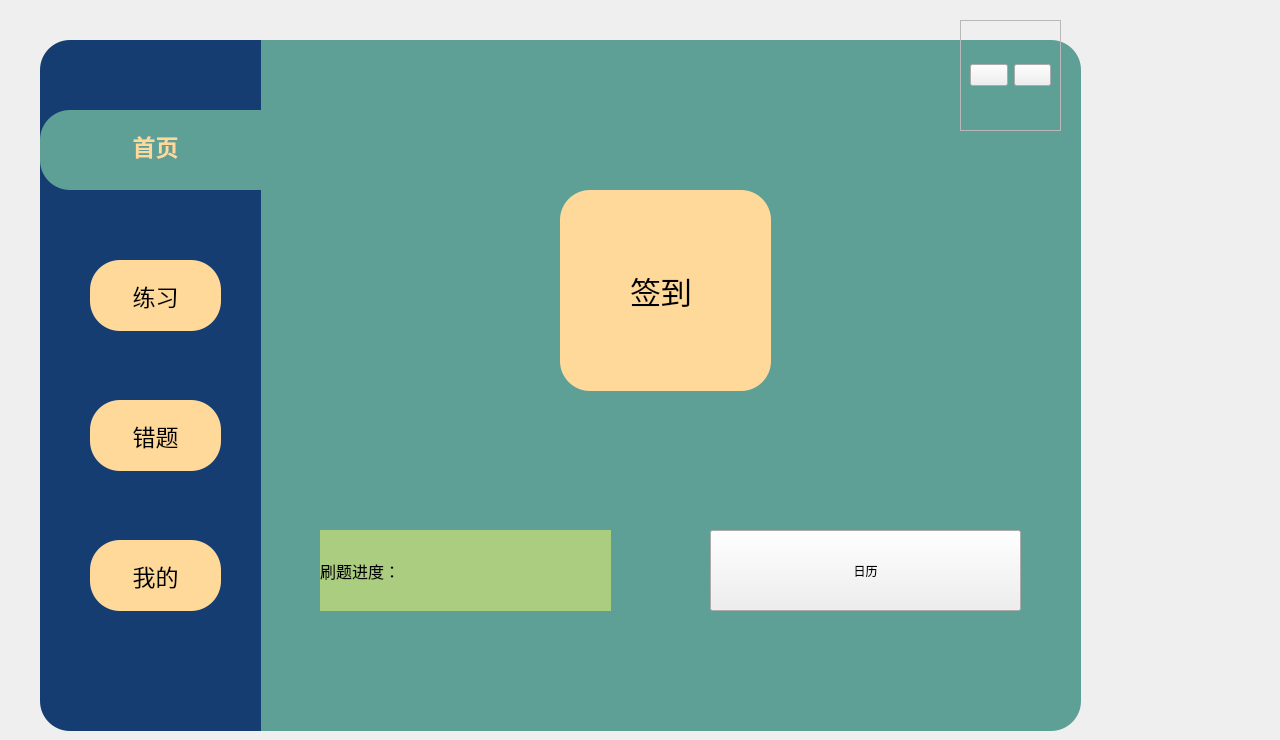
   <widget class="QWidget" name="page_5">
    <widget class="QPushButton" name="bt_sign_in">
     <property name="geometry">
      <rect>
       <x>560</x>
       <y>190</y>
       <width>211</width>
       <height>201</height>
      </rect>
     </property>
     <property name="font">
      <font>
       <pointsize>22</pointsize>
      </font>
     </property>
     <property name="styleSheet">
      <string notr="true">QPushButton{
	background-color: rgb(255, 217, 154);
	border-radius:30px

}
QPushButton:hover{
	background-color: rgb(255, 217, 180);
	
	border-radius:30px

}
QPushButton:pressed{
	background-color: rgb(255, 180, 154);
}</string>
     </property>
     <property name="text">
      <string/>
     </property>
    </widget>
    <widget class="QPushButton" name="pushButton_3">
     <property name="geometry">
      <rect>
       <x>710</x>
       <y>530</y>
       <width>311</width>
       <height>81</height>
      </rect>
     </property>
     <property name="text">
      <string>日历</string>
     </property>
    </widget>
    <widget class="QLabel" name="label">
     <property name="geometry">
      <rect>
       <x>320</x>
       <y>530</y>
       <width>291</width>
       <height>81</height>
      </rect>
     </property>
     <property name="font">
      <font>
       <pointsize>12</pointsize>
      </font>
     </property>
     <property name="styleSheet">
      <string notr="true">background-color: rgb(170, 205, 127);</string>
     </property>
     <property name="text">
      <string>刷题进度：</string>
     </property>
    </widget>
    <widget class="QLabel" name="label_2">
     <property name="geometry">
      <rect>
       <x>770</x>
       <y>-530</y>
       <width>501</width>
       <height>621</height>
      </rect>
     </property>
     <property name="font">
      <font>
       <family>Comic Sans MS</family>
       <pointsize>18</pointsize>
       <weight>50</weight>
       <italic>false</italic>
       <bold>false</bold>
       <underline>false</underline>
      </font>
     </property>
     <property name="styleSheet">
      <string notr="true"/>
     </property>
     <property name="text">
      <string/>
     </property>
    </widget>
    <widget class="QFrame" name="frame_2">
     <property name="geometry">
      <rect>
       <x>40</x>
       <y>40</y>
       <width>221</width>
       <height>691</height>
      </rect>
     </property>
     <property name="styleSheet">
      <string notr="true">QFrame{
	background-color: rgb(21,61,114);
	border-top-left-radius:30px;
	border-bottom-left-radius:30px;
}</string>
     </property>
     <property name="frameShape">
      <enum>QFrame::StyledPanel</enum>
     </property>
     <property name="frameShadow">
      <enum>QFrame::Raised</enum>
     </property>
     <widget class="QPushButton" name="Bt_wrong">
      <property name="geometry">
       <rect>
        <x>50</x>
        <y>360</y>
        <width>131</width>
        <height>71</height>
       </rect>
      </property>
      <property name="font">
       <font>
        <pointsize>17</pointsize>
        <weight>50</weight>
        <bold>false</bold>
       </font>
      </property>
      <property name="styleSheet">
       <string notr="true">QPushButton{
	background-color: rgb(255, 217, 154);
	color: rgb(0, 0, 0);
	border-radius:30px

}
QPushButton:pressed{
	padding-left:5px;
	padding-top:5px;
}</string>
      </property>
      <property name="text">
       <string>错题</string>
      </property>
     </widget>
     <widget class="QPushButton" name="Bt_exercise">
      <property name="geometry">
       <rect>
        <x>50</x>
        <y>220</y>
        <width>131</width>
        <height>71</height>
       </rect>
      </property>
      <property name="font">
       <font>
        <pointsize>17</pointsize>
        <weight>50</weight>
        <bold>false</bold>
       </font>
      </property>
      <property name="styleSheet">
       <string notr="true">QPushButton{
	background-color: rgb(255, 217, 154);
	color: rgb(0, 0, 0);
	border-radius:30px

}
QPushButton:pressed{
	padding-left:5px;
	padding-top:5px;
}</string>
      </property>
      <property name="text">
       <string>练习</string>
      </property>
     </widget>
     <widget class="QFrame" name="frame_5">
      <property name="geometry">
       <rect>
        <x>0</x>
        <y>70</y>
        <width>221</width>
        <height>80</height>
       </rect>
      </property>
      <property name="styleSheet">
       <string notr="true">background-color: rgb(94,159,150);
border-top-left-radius:30px;
border-bottom-left-radius:30px</string>
      </property>
      <property name="frameShape">
       <enum>QFrame::StyledPanel</enum>
      </property>
      <property name="frameShadow">
       <enum>QFrame::Raised</enum>
      </property>
      <widget class="QPushButton" name="Bt_main">
       <property name="geometry">
        <rect>
         <x>50</x>
         <y>0</y>
         <width>131</width>
         <height>71</height>
        </rect>
       </property>
       <property name="font">
        <font>
         <pointsize>17</pointsize>
         <weight>75</weight>
         <bold>true</bold>
         <underline>false</underline>
         <strikeout>false</strikeout>
        </font>
       </property>
       <property name="styleSheet">
        <string notr="true">color:rgb(255,217,154)</string>
       </property>
       <property name="text">
        <string>首页</string>
       </property>
      </widget>
     </widget>
     <widget class="QPushButton" name="Bt_setting">
      <property name="geometry">
       <rect>
        <x>50</x>
        <y>500</y>
        <width>131</width>
        <height>71</height>
       </rect>
      </property>
      <property name="font">
       <font>
        <pointsize>17</pointsize>
        <weight>50</weight>
        <bold>false</bold>
       </font>
      </property>
      <property name="styleSheet">
       <string notr="true">QPushButton{
	background-color: rgb(255, 217, 154);
	color: rgb(0, 0, 0);
	border-radius:30px

}
QPushButton:pressed{
	padding-left:5px;
	padding-top:5px;
}</string>
      </property>
      <property name="text">
       <string>我的</string>
      </property>
     </widget>
    </widget>
    <widget class="QLabel" name="label_3">
     <property name="geometry">
      <rect>
       <x>630</x>
       <y>260</y>
       <width>81</width>
       <height>61</height>
      </rect>
     </property>
     <property name="font">
      <font>
       <pointsize>23</pointsize>
      </font>
     </property>
     <property name="text">
      <string>签到</string>
     </property>
    </widget>
    <widget class="QFrame" name="frame_3">
     <property name="geometry">
      <rect>
       <x>960</x>
       <y>20</y>
       <width>101</width>
       <height>111</height>
      </rect>
     </property>
     <property name="frameShape">
      <enum>QFrame::StyledPanel</enum>
     </property>
     <property name="frameShadow">
      <enum>QFrame::Raised</enum>
     </property>
     <layout class="QHBoxLayout" name="horizontalLayout">
      <item>
       <widget class="QPushButton" name="pushButton">
        <property name="styleSheet">
         <string notr="true">
QPushButton{
	border-image: url(:/icon/res/icon/最小化.png);
	

}
QPushButton:pressed{
	padding-left:5px;
	padding-top:5px;
}</string>
        </property>
        <property name="text">
         <string/>
        </property>
        <property name="icon">
         <iconset resource="resource.qrc">
          <normaloff>:/icon/res/icon/最小化.png</normaloff>:/icon/res/icon/最小化.png</iconset>
        </property>
       </widget>
      </item>
      <item>
       <widget class="QPushButton" name="pushButton_2">
        <property name="styleSheet">
         <string notr="true">

QPushButton{
	border-image: url(:/icon/res/icon/关闭.png);
	

}
QPushButton:pressed{
	padding-left:5px;
	padding-top:5px;
}</string>
        </property>
        <property name="text">
         <string/>
        </property>
       </widget>
      </item>
     </layout>
    </widget>
    <widget class="QLabel" name="label_sign_in">
     <property name="enabled">
      <bool>true</bool>
     </property>
     <property name="geometry">
      <rect>
       <x>260</x>
       <y>40</y>
       <width>821</width>
       <height>691</height>
      </rect>
     </property>
     <property name="styleSheet">
      <string notr="true">QFrame{
	background-color: rgb(94,159,150);
	border-top-right-radius:30px;
	border-bottom-right-radius:30px;
}</string>
     </property>
     <property name="text">
      <string/>
     </property>
    </widget>
    <zorder>label_sign_in</zorder>
    <zorder>bt_sign_in</zorder>
    <zorder>pushButton_3</zorder>
    <zorder>label_3</zorder>
    <zorder>label_2</zorder>
    <zorder>label</zorder>
    <zorder>frame_2</zorder>
    <zorder>frame_3</zorder>
   </widget>
